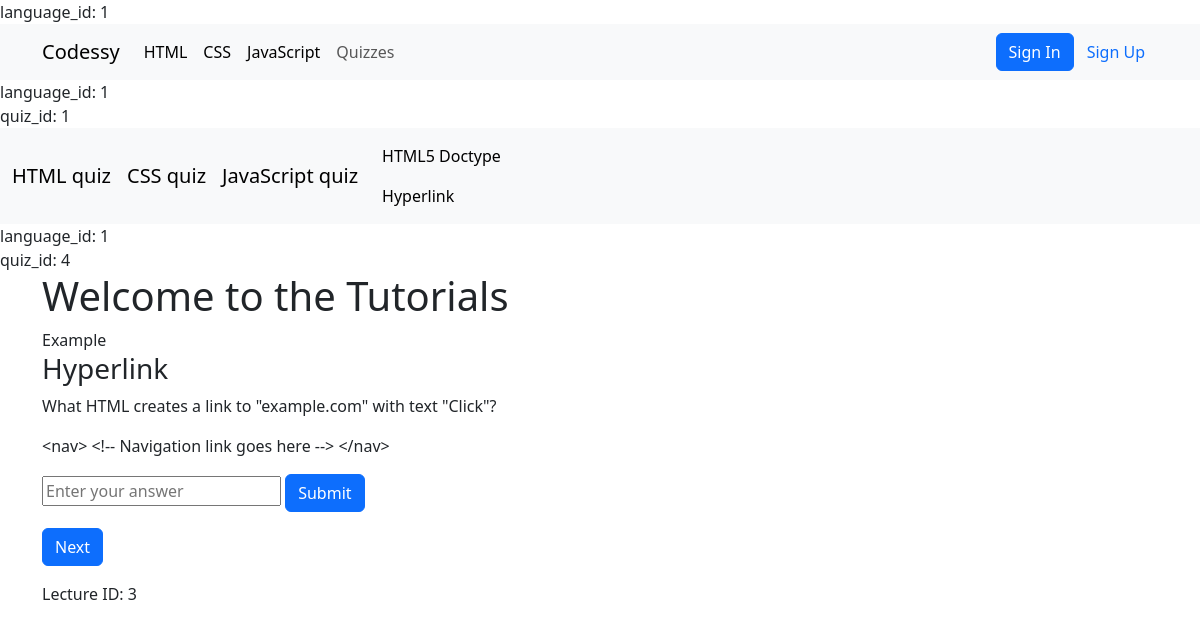
Screenshot of /quiz.php?language_id=1&quiz_id=4 with the database file from the repository.
### tables this page shows
CREATE TABLE `programing_language` (
  `id` int(11) NOT NULL,
  `language_name` varchar(255) NOT NULL,
  `created_at` date NOT NULL
);

CREATE TABLE `quizzes` (
  `id` int(11) NOT NULL,
  `admin_id` int(11) NOT NULL,
  `language_id` int(11) NOT NULL,
  `lecture_id` int(11) NOT NULL,
  `quiz_title` varchar(255) NOT NULL,
  `quiz_content` text NOT NULL,
  `quiz_code` text NOT NULL,
  `quiz_answer` text NOT NULL,
  `created_at` date NOT NULL
);

### config.php (called while the page is built, shortened)
<?php
class Database {
    private $pdo;
    public function __construct() {
        try {
            $this->pdo = new PDO("mysql:host=" . DB_SERVER . ";dbname=" . DB_NAME, DB_USERNAME, DB_PASSWORD);
            $this->pdo->setAttribute(PDO::ATTR_ERRMODE, PDO::ERRMODE_EXCEPTION);
        } catch(PDOException $e) {
            die("ERROR: Could not connect. " . $e->getMessage());
        }
    }
    public function query($sql) {
        try {
            $stmt = $this->pdo->prepare($sql);
            $stmt->execute();
            return $stmt;
        } catch(PDOException $e) {
            return false;
        }
    }
}
$pdo = new Database();
?>

### quiz.php (the view, shortened to what this page needs)
<?php
require_once 'nav.php';
require_once 'config.php';
$id = $_GET['language_id'] ;
echo "language_id: " . htmlspecialchars($id) . "<br>";
if (!isset($quiz_id)) {
  $sql="SELECT id FROM quizzes WHERE language_id = " . intval($id) . " LIMIT 1";
  $result = $pdo->query($sql);
  $quiz_id = $result->fetchColumn();
}else{
$quiz_id = $_GET['quiz_id'] ;
}
echo "quiz_id: " . htmlspecialchars($quiz_id) . "<br>";
$current_quiz_id = isset($_GET['quiz_id']) ? intval($_GET['quiz_id']) : null;
$lecture_id = isset($_GET['lecture_id']) ? intval($_GET['lecture_id']) : null;
if ($current_quiz_id) {
    $sql = "SELECT quizzes.*, programing_language.language_name
            FROM quizzes
            JOIN programing_language ON quizzes.language_id = programing_language.id
            WHERE quizzes.id = " . $current_quiz_id . "
            AND quizzes.language_id = " . intval($id);
    $result = $pdo->query($sql);
    $current_quiz = $result->fetch(PDO::FETCH_ASSOC);
}
?>
<!DOCTYPE html>
<html lang="en">
<head>
</head>
<body>
   <nav class="navbar navbar-expand-lg bg-body-tertiary">
  <div class="container-fluid">
    <?php
    $result = $pdo->query("SELECT * FROM programing_language");
    foreach ($result as $row) { ?>
        <a class="navbar-brand" href="quiz.php?language_id=<?php echo htmlspecialchars($row['id']); ?>"><?php echo htmlspecialchars($row['language_name']); ?> quiz</a>
    <?php } ?>
    <div class="collapse navbar-collapse" id="navbarNav">
      <ul class="navbar-nav">
        <li class="nav-item">
          <?php
          $sql = "SELECT * FROM quizzes WHERE language_id = " . intval($id);
          $result = $pdo->query($sql);
          foreach ($result as $row) { ?>
            <a class="nav-link active" aria-current="page" href="quiz.php?language_id=<?php echo htmlspecialchars($id); ?>&quiz_id=<?php echo htmlspecialchars($row['id']); ?><?php echo $lecture_id ? '&lecture_id=' . htmlspecialchars($lecture_id) : ''; ?>"><?php echo htmlspecialchars($row['quiz_title']); ?></a>
          <?php } ?>
        </li>
      </ul>
    </div>
  </div>
</nav>
<?php
$id = $_GET['language_id'] ;
$quiz_id = 0;
if (!isset($_GET['quiz_id'])) {
  $sql="SELECT id FROM quizzes WHERE language_id = " . intval($id) . " LIMIT 1";
  $result = $pdo->query($sql);
  $quiz_id = $result->fetchColumn();
  $row = $result->fetch(PDO::FETCH_ASSOC);
  if ($row) {
    $quiz_id = $row['id'];
  }
}else{
  $quiz_id = $_GET['quiz_id'] ;
}
echo "language_id: " . htmlspecialchars($id) . "<br>";
echo "quiz_id: " . htmlspecialchars($quiz_id) . "<br>";
?>
<div class="container">
  <h1>Welcome to the Tutorials</h1>
    <div class="left">
        <div>
            <label for="">Example</label>
        </div>
    <?php
    if ($current_quiz) {
        $lecture_id = $current_quiz['lecture_id'];
        $quiz_title = $current_quiz['quiz_title'];
        $quiz_content = $current_quiz['quiz_content'];
        $quiz_code = $current_quiz['quiz_code'];
    ?>
        <h3><?php echo htmlspecialchars($quiz_title); ?></h3>
        <p><?php echo htmlspecialchars($quiz_content); ?></p>
        <p><?php echo htmlspecialchars($quiz_code); ?></p>
        <form action="quiz.php?quiz_id=<?php echo $current_quiz_id; ?>&language_id=<?php echo $id; ?>" method="post">
            <input type="text" name="answer" id="answer" placeholder="Enter your answer">
            <button type="submit" name="submit" class="btn btn-primary">Submit</button>
        </form>
       <form action="quiz.php" method="get">
            <button type="submit" name="next" class="btn btn-primary">Next</button>
        </form>
        <?php
        echo "Lecture ID: " . htmlspecialchars($lecture_id) . "<br>";
    } else {
        echo "No quiz found for this language.";
    }
    ?>
    </div>
</div>
</body>
</html>

### nav.php (shortened to what this page needs)
<?php
require_once 'config.php';
if(isset($_GET['language_id'])) {
    echo "language_id: " . htmlspecialchars($_GET['language_id']) . "<br>";
} else{
$_GET['language_id'] = 1;
}
?>
<!DOCTYPE html>
<html lang="en">
<head>
        <link href="https://cdn.jsdelivr.net/npm/bootstrap@5.3.6/dist/css/bootstrap.min.css" rel="stylesheet">
        <link rel="stylesheet" href="https://cdn.jsdelivr.net/npm/bootstrap-icons@1.11.3/font/bootstrap-icons.css">
</head>
<body>
    <nav class="navbar navbar-expand-lg bg-body-tertiary">
  <div class="container">
    <a class="navbar-brand" href="#">Codessy</a>
    <div class=" collapse navbar-collapse" id="navbarSupportedContent">
      <ul class="navbar-nav me-auto mb-2 mb-lg-0">
      <?php
      $result = $pdo->query("SELECT * FROM programing_language");
      foreach ($result as $row) { ?>
        <li class="nav-item">
          <a class="nav-link active" aria-current="page" href="lectures.php?language_id=<?php echo htmlspecialchars($row['id']); ?>"><?php echo htmlspecialchars($row['language_name']); ?></a>
        </li>
      <?php }
      ?>
        <li class="nav-item">
          <a class="nav-link" href="quiz.php?language_id=<?php echo htmlspecialchars($row['id']); ?>">Quizzes</a>
        </li>
      </ul>
      <?php
      if(!isset($_SESSION['username']) ) { ?>
       <div class="d-flex" role="search">
        <a href="login.php" class="btn btn-primary">Sign In</a>
        <a href="sign_up.php" class="btn text-primary">Sign Up</a>
      </div>
      <?php } else if(isset($_SESSION['username'])) { ?>
         <div class="dropdown">
        <button class="btn btn-secondary dropdown-toggle rounded-pill" type="button" id="dropdownMenuButton" data-bs-toggle="dropdown" aria-expanded="false">
          <i class="bi bi-person"></i>
        </button>
        <ul class="dropdown-menu dropdown-menu-start" aria-labelledby="dropdownMenuButton">
          <li><a href=""><?php echo htmlspecialchars($session->userID); ?></a></li>
          <li><a class="dropdown-item" href="profile.php">Profile</a></li>
          <li><a class="dropdown-item" href="user_dashboard.php">Dashboard</a></li>
          <li><a class="dropdown-item" href="?logout">Logout</a></li>
        </ul>
      </div>
      <?php } ?>
    </div>
  </div>
</nav>
</body>
</html>

### rows the page displays
programing_language: language_name "HTML"
programing_language: language_name "CSS"
programing_language: language_name "JavaScript"
quizzes: id "1", quiz_title "HTML5 Doctype"
quizzes: quiz_title "Hyperlink", quiz_content "What HTML creates a link to \"example.com\" with text \"Click\"?", quiz_code "<nav> <!-- Navigation link goes here --> </nav>", lecture "3"

### other values shown
$_GET['language_id'] "1"
$id "1"
$quiz_id "4"
